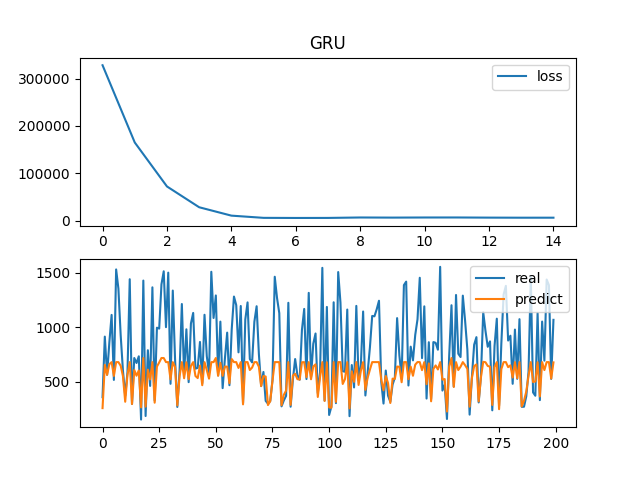

Write Python code to recreate this figure.
import tensorflow as tf
import pandas as pd
import numpy as np
import matplotlib.pyplot as plt

INPUT_DIMENSION = 8
OUTPUT_DIMENSION = 2
TIME_STEP = 80
BATCH_SIZE = 32
HIDDEN_LAYER_NUMBER = 1
NEURONS_NUMBER = 64
DROPOUT_RATE = 0.2
TRAINING_EPOCHS = 15
RETRAINING_EPOCHS = 5
LR = 0.001

dataX = pd.read_csv('../dataX.csv', header=0)
dataY = pd.read_csv('../dataY.csv', header=0)
np_dataX = dataX.to_numpy()
np_dataY = dataY.to_numpy()
np_dataX = np_dataX.reshape([-1, 80, INPUT_DIMENSION])
# np_dataY = np_dataY[:, None, :]
data_size = np_dataY.shape[0]
print(f"data size:{data_size}")
permutation = list(np.random.permutation(data_size))
np_dataX = np_dataX[permutation]
np_dataY = np_dataY[permutation]

data_train_x = np_dataX[0: int(data_size * 0.8)]
data_train_y = np_dataY[0: int(data_size * 0.8)]
data_test_x = np_dataX[int(data_size * 0.8) + 1: data_size]
data_test_y = np_dataY[int(data_size * 0.8) + 1: data_size]


# 第一个参数传模型，第二个传测试x，第三个传测试y，最后一个传x轴范围
def drawChart(model, x_data, y_data, range_val):
    # 切分数据
    x_data = x_data[0: range_val]
    predict_data = model.predict(x_data)
    # 画x轴，plot那一行最后一个参数为0是x轴，为1是y轴
    graph_up = plt.subplot(2, 1, 1)
    graph_up.plot(range(range_val), y_data[0: range_val, 0], label='real')
    graph_up.plot(range(range_val), predict_data[:, 0], label='predict')
    graph_up.set_title("GRU us-101 x-axis")  # 标题
    graph_up.legend()  # 图例
    # 画y轴
    graph_down = plt.subplot(2, 1, 2)
    graph_down.plot(range(range_val), y_data[0: range_val, 1], label='real')
    graph_down.plot(range(range_val), predict_data[:, 1], label='predict')
    graph_down.set_title("GRU us-101 y-axis")
    graph_down.legend()
    plt.tight_layout()
    plt.show()


# 创建模型，如果加载模型只画图则下面代码不用执行，注释
gru_model = tf.keras.models.Sequential()
gru_model.add(tf.keras.layers.GRU(NEURONS_NUMBER, input_shape=(TIME_STEP, INPUT_DIMENSION),
                                  return_sequences=False, activation='tanh'))
gru_model.add(tf.keras.layers.Dropout(0.2))
gru_model.add(tf.keras.layers.Dense(OUTPUT_DIMENSION))
adam = tf.keras.optimizers.Adam(learning_rate=LR)
gru_model.summary()
gru_model.compile(optimizer=adam, loss='mse')
history = gru_model.fit(data_train_x, data_train_y, batch_size=BATCH_SIZE, epochs=TRAINING_EPOCHS)

# 绘制loss图
epochs = len(history.history['loss'])
ax = plt.subplot(2, 1, 1)
ax.plot(range(epochs), history.history['loss'], label='loss')
ax.legend()
test_data_x = data_test_x[0: 200]
test_data_y = data_test_y[0: 200, 1]
predict_y = gru_model.predict(test_data_x)
ax.set_title("GRU")

# 绘制数据拟合图
bx = plt.subplot(2, 1, 2)
bx.plot(range(200), test_data_y, label='real')
bx.plot(range(200), predict_y[:, 1], label='predict')
bx.legend()
plt.show()
gru_model.save('gru.hdf5')  # 保存模型

# 只画图的话把上面代码注释
gru_model = tf.keras.models.load_model('gru.hdf5')  # 加载模型
drawChart(gru_model, data_test_x, data_test_y, 200)


